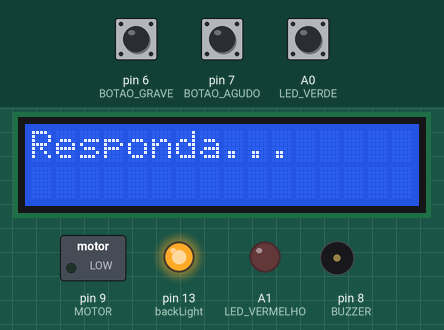
Simulated run of this sketch. Board: Arduino Uno, built with avr-gcc and run on an emulated ATmega328P. Shown: 16×2 character LCD, switched loads named in the sketch (green lamp = pin HIGH), output pins drawn as LEDs (lit = HIGH), buzzer (waves = sounding). Dashed ring = blinking. The inputs (shaded band) are chosen by the test bench; at power-on: pin 6 (BOTAO_GRAVE) LOW, pin 7 (BOTAO_AGUDO) LOW, A0 (LED_VERDE) LOW. Random numbers use the default seed unless the sketch sets one.

Above: at 4.2 s.
4.3 s: pin 6 (BOTAO_GRAVE) pulled HIGH for 0.15 s
At 5.5 s:
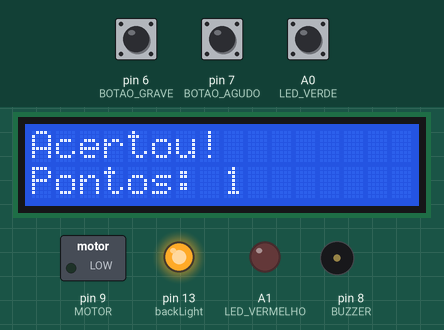
7.4 s: pin 7 (BOTAO_AGUDO) pulled HIGH for 3.2 s
At 10.9 s:
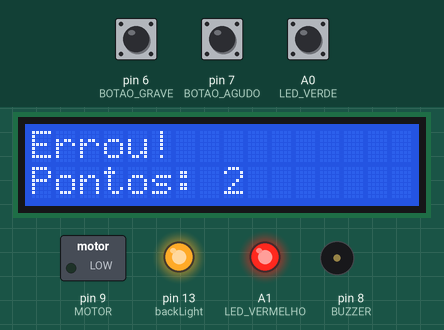
12.1 s: pin 6 (BOTAO_GRAVE) pulled HIGH for 1 s
At 14.3 s:
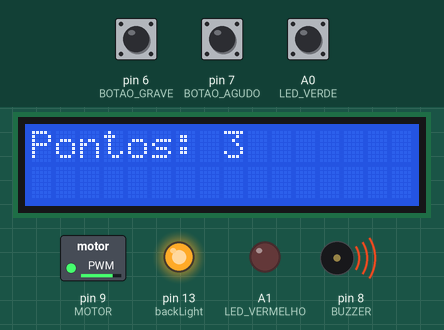
14.6 s: pin 7 (BOTAO_AGUDO) pulled HIGH for 0.15 s
At 14.75 s:
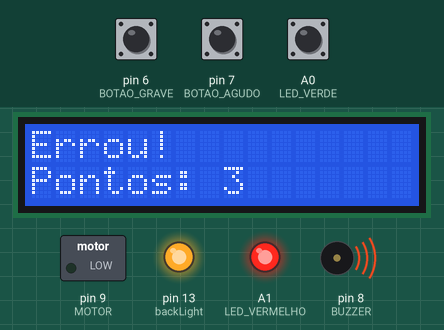
16.4 s: pin 7 (BOTAO_AGUDO) pulled HIGH for 1 s
At 18.56 s:
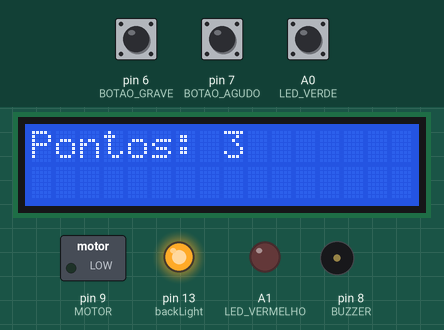
20.2 s: A0 (LED_VERDE) pulsed HIGH 2 times (0.12 s each, 0.3 s apart)
At 20.6 s:
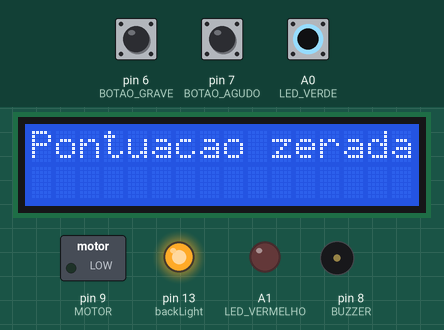
Timing chart, 0 to 38.3 s (numbered marks = the images above; inputs shaded):
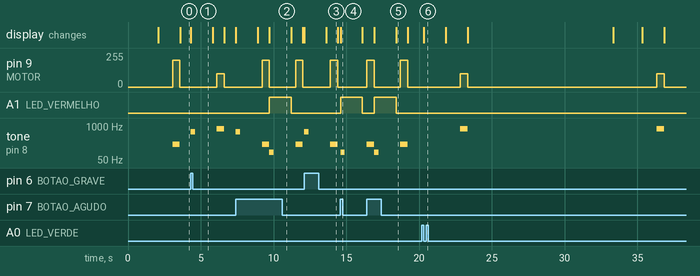

The sketch:

quiz.ino
```cpp
#include <LiquidCrystal.h>

// === Definição dos pinos ===
int backLight = 13;
int LED_VERDE = A0;
int LED_VERMELHO = A1;
const int BOTAO_GRAVE = 6;
const int BOTAO_AGUDO = 7;
const int BUZZER = 8;
const int MOTOR = 9;
const int BTN_RESET = A0;

// === Pinos do display LCD ===
LiquidCrystal lcd(12, 11, 10, 5, 4, 3, 2);

// === Parâmetros do jogo ===
int notaAtual; // 0 = grave, 1 = aguda
int pontos = 0;
unsigned long tempoResposta;
bool aguardandoResposta = false;

// === Frequências das notas ===
const int FREQ_GRAVE = 200;
const int FREQ_AGUDA = 800;

// === Intensidade do motor vibratório ===
const int VIB_GRAVE = 200;
const int VIB_AGUDA = 100;

// === Função de inicialização ===
void setup() {
  pinMode(backLight, OUTPUT);
  pinMode(LED_VERDE, OUTPUT);
  pinMode(LED_VERMELHO, OUTPUT);
  pinMode(BOTAO_GRAVE, INPUT);
  pinMode(BOTAO_AGUDO, INPUT);
  pinMode(BTN_RESET, INPUT);
  pinMode(BUZZER, OUTPUT);
  pinMode(MOTOR, OUTPUT);

  Serial.begin(9600);
  randomSeed(analogRead(0));

  digitalWrite(backLight, HIGH);
  lcd.begin(16, 2);
  lcd.clear();
  lcd.print("Quiz Musical");
  lcd.setCursor(0, 1);
  lcd.print("Inclusivo");
  delay(2000);
  lcd.clear();
  lcd.print("Pontos: 0");
  delay(1000);
}

// === Função principal ===
void loop() {
  // Verifica botão de reset
  if (digitalRead(BTN_RESET) == HIGH) {
    delay(50);
    if (digitalRead(BTN_RESET) == HIGH) {
      while (digitalRead(BTN_RESET) == HIGH); // espera botão ser solto
      pontos = 0;
      lcd.clear();
      lcd.print("Pontuacao zerada");
      delay(1500);
      lcd.clear();
      lcd.print("Pontos: 0");
      delay(1000);
      aguardandoResposta = false;
    }
  }

  if (!aguardandoResposta) {
    iniciarRodada();
  } else {
    if (millis() - tempoResposta > 10000) {
      // Tempo esgotado
      lcd.clear();
      lcd.print("Tempo esgotado!");
      delay(2000);
      lcd.clear();
      lcd.print("Pontos: ");
      lcd.print(pontos);
      aguardandoResposta = false;
      delay(1000);
    } else {
      verificarBotoes();
    }
  }
}

// === Inicia uma nova rodada ===
void iniciarRodada() {
  notaAtual = random(0, 2);
  if (notaAtual == 0) {
    tone(BUZZER, FREQ_GRAVE, 500);
    analogWrite(MOTOR, VIB_GRAVE);
    delay(500);
    analogWrite(MOTOR, 0);
  } else {
    tone(BUZZER, FREQ_AGUDA, 500);
    analogWrite(MOTOR, VIB_AGUDA);
    delay(500);
    analogWrite(MOTOR, 0);
  }
  lcd.clear();
  lcd.print("Responda...");
  tempoResposta = millis();
  aguardandoResposta = true;
}

// === Verifica se algum botão foi pressionado ===
void verificarBotoes() {
  if (digitalRead(BOTAO_GRAVE) == HIGH) {
    verificarResposta(0);
    aguardandoResposta = false;
    delay(300);
  }
  if (digitalRead(BOTAO_AGUDO) == HIGH) {
    verificarResposta(1);
    aguardandoResposta = false;
    delay(300);
  }
}

// === Verifica se a resposta está correta ===
void verificarResposta(int resposta) {
  lcd.clear();
  if (resposta == notaAtual) {
    pontos++;
    lcd.print("Acertou!");
    lcd.setCursor(0, 1);
    lcd.print("Pontos: ");
    lcd.print(pontos);
    tone(BUZZER, 600, 300);
    digitalWrite(LED_VERDE, HIGH);
    delay(1500);
    digitalWrite(LED_VERDE, LOW);
  } else {
    lcd.print("Errou!");
    lcd.setCursor(0, 1);
    lcd.print("Pontos: ");
    lcd.print(pontos);
    tone(BUZZER, 100, 300);
    digitalWrite(LED_VERMELHO, HIGH);
    delay(1500);
    digitalWrite(LED_VERMELHO, LOW);
  }
  lcd.clear();
  lcd.print("Pontos: ");
  lcd.print(pontos);
}
```

Measured:
- after the input at 4.3 s, pin 9 (MOTOR): 0/255 → 100/255 after 1.8 s, → 0/255 0.50 s later; tone on pin 8 (BUZZER): silent → 600 Hz at once, → silent 0.30 s later, → 800 Hz 1.5 s later, → silent 0.50 s later; the display: changes at once (image 1)
- after the input at 7.4 s, pin 9 (MOTOR): alternates 200/255 for 0.50 s and 0/255 for 1.8 s, starting after 1.8 s; A1 (LED_VERMELHO): LOW → HIGH after 2.3 s, → LOW 1.5 s later
- after the input at 12.1 s, pin 9 (MOTOR): 0/255 → 200/255 after 1.8 s, → 0/255 0.50 s later; tone on pin 8 (BUZZER): silent → 600 Hz at once, → silent 0.30 s later, → 200 Hz 1.5 s later, → silent 0.50 s later; the display: first changes at once (image 3 shows a later state)
- after the input at 14.6 s, A1 (LED_VERMELHO): LOW → HIGH at once, → LOW 1.5 s later; tone on pin 8 (BUZZER): silent → 100 Hz at once, → silent 0.30 s later; the display: changes at once (image 4)
- after the input at 16.4 s, A1 (LED_VERMELHO): LOW → HIGH after 0.52 s, → LOW 1.5 s later
- what the display in image 3 shows lasts 0.8 s, from 13.6 s to 14.4 s
